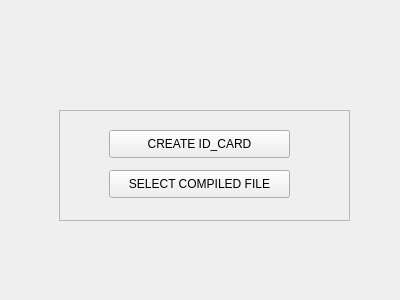
<?xml version="1.0" encoding="UTF-8"?>
<ui version="4.0">
 <class>Form</class>
 <widget class="QWidget" name="Form">
  <property name="geometry">
   <rect>
    <x>0</x>
    <y>0</y>
    <width>400</width>
    <height>300</height>
   </rect>
  </property>
  <property name="windowTitle">
   <string>Form</string>
  </property>
  <widget class="QFrame" name="frame">
   <property name="geometry">
    <rect>
     <x>59</x>
     <y>110</y>
     <width>291</width>
     <height>111</height>
    </rect>
   </property>
   <property name="frameShape">
    <enum>QFrame::StyledPanel</enum>
   </property>
   <property name="frameShadow">
    <enum>QFrame::Raised</enum>
   </property>
   <widget class="QPushButton" name="createIdButton">
    <property name="geometry">
     <rect>
      <x>50</x>
      <y>20</y>
      <width>181</width>
      <height>28</height>
     </rect>
    </property>
    <property name="text">
     <string>CREATE ID_CARD</string>
    </property>
   </widget>
   <widget class="QPushButton" name="selectCompiledButton">
    <property name="geometry">
     <rect>
      <x>50</x>
      <y>60</y>
      <width>181</width>
      <height>28</height>
     </rect>
    </property>
    <property name="text">
     <string>SELECT COMPILED FILE</string>
    </property>
   </widget>
  </widget>
 </widget>
 <resources/>
 <connections/>
</ui>
